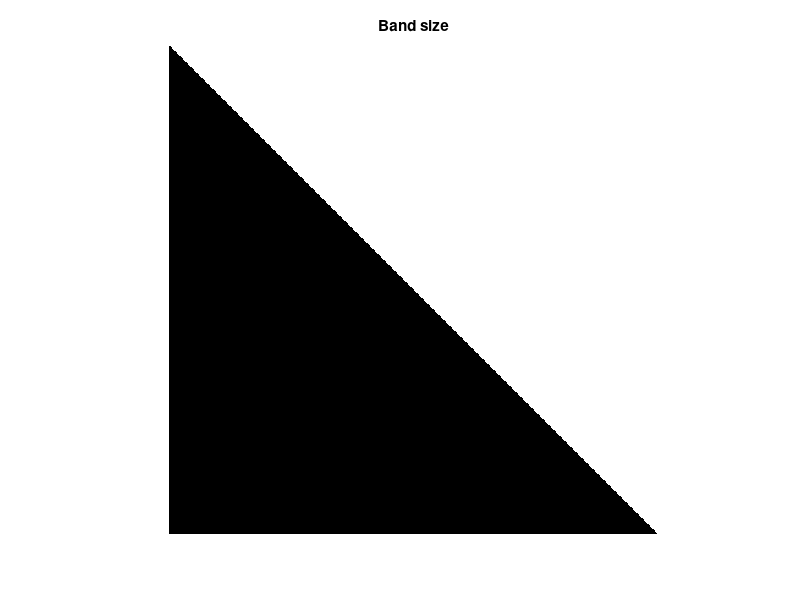

Write the MATLAB code that produced this figure.
%0.0 = Black
%0.5 = ???
%1.0 = White
clc, clear, close all

side=400;
I= ones(side, side);

for y=1:side
    for x=1:side
        if x<y
        I(y, x) = 0;
        end
    end
end

imshow(I);
title('Band size');